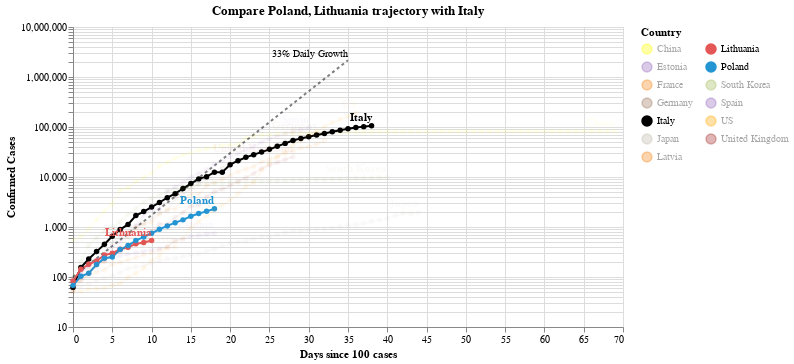

The code cell stored with this chart in its notebook:
### Code cell
#hide_input
chart2 = make_since_chart(['Poland', 'Lithuania'])
chart2

### Figure 1 — Vega-Lite specification as saved in the notebook (floating-point values rounded to 4 significant figures; data arrays with more than 128 entries replaced by an {"elided": "..."} marker saying what was removed)
{"config": {"view": {"continuousWidth": 400, "continuousHeight": 300}}, "layer": [{"mark": {"type": "line", "color": "black", "opacity": 0.5, "strokeDash": [3, 3]}, "encoding": {"x": {"type": "quantitative", "field": "Days since 100 cases"}, "y": {"type": "quantitative", "field": "Confirmed Cases"}}}, {"mark": {"type": "text", "align": "right", "dy": -6, "fontSize": 10, "text": "33% Daily Growth"}, "encoding": {"x": {"type": "quantitative", "field": "Days since 100 cases"}, "y": {"type": "quantitative", "field": "Confirmed Cases"}}, "transform": [{"filter": "(datum['Days since 100 cases'] >= 35)"}]}, {"data": {"name": "data-70b6115c8bacaa00c22240ce342727f3"}, "mark": {"type": "line", "point": true}, "encoding": {"color": {"type": "nominal", "field": "Country", "legend": {"columns": 2}, "scale": {"domain": ["China", "Estonia", "France", "Germany", "Italy", "Japan", "Latvia", "Lithuania", "Poland", "South Korea", "Spain", "US", "United Kingdom"], "range": ["yellow", "#9467bd", "#F58518", "#9D755D", "black", "#C1B7AD", "#F58518", "#E45756", "#2495D3", "#A1BA59", "#9467bd", "orange", "brown"]}}, "opacity": {"condition": {"value": 1, "selection": "selector005"}, "value": 0.05}, "tooltip": [{"type": "nominal", "field": "Country"}, {"type": "temporal", "field": "Date"}, {"type": "quantitative", "field": "Confirmed Cases"}, {"type": "quantitative", "field": "Days since 100 cases"}], "x": {"type": "quantitative", "field": "Days since 100 cases"}, "y": {"type": "quantitative", "field": "Confirmed Cases", "scale": {"type": "log"}}}, "selection": {"selector005": {"type": "multi", "fields": ["Country"], "bind": "legend", "init": [{"Country": "Poland"}, {"Country": "Lithuania"}, {"Country": "Italy"}]}}, "width": 550}, {"data": {"name": "data-70b6115c8bacaa00c22240ce342727f3"}, "mark": {"type": "text", "align": "right", "dy": -8, "fontWeight": "bold"}, "encoding": {"color": {"type": "nominal", "field": "Country", "legend": {"columns": 2}, "scale": {"domain": ["China", "Estonia", "France", "Germany", "Italy", "Japan", "Latvia", "Lithuania", "Poland", "South Korea", "Spain", "US", "United Kingdom"], "range": ["yellow", "#9467bd", "#F58518", "#9D755D", "black", "#C1B7AD", "#F58518", "#E45756", "#2495D3", "#A1BA59", "#9467bd", "orange", "brown"]}}, "opacity": {"condition": {"value": 1, "selection": "selector005"}, "value": 0.05}, "text": {"type": "nominal", "field": "Country"}, "tooltip": [{"type": "nominal", "field": "Country"}, {"type": "temporal", "field": "Date"}, {"type": "quantitative", "field": "Confirmed Cases"}, {"type": "quantitative", "field": "Days since 100 cases"}], "x": {"type": "quantitative", "field": "Days since 100 cases"}, "y": {"type": "quantitative", "field": "Confirmed Cases", "scale": {"type": "log"}}}, "transform": [{"filter": "(datum['Date'] >= 1585612800000)"}], "width": 550}], "data": {"name": "data-c1a3bbf4dd040f2e7e8e7a69520e3c2a"}, "title": "Compare Poland, Lithuania trajectory with Italy", "$schema": "https://vega.github.io/schema/vega-lite/v4.0.2.json", "datasets": {"data-c1a3bbf4dd040f2e7e8e7a69520e3c2a": [{"Days since 100 cases": 0, "Confirmed Cases": 100.0}, {"Days since 100 cases": 1, "Confirmed Cases": 133.0}, {"Days since 100 cases": 2, "Confirmed Cases": 176.9}, {"Days since 100 cases": 3, "Confirmed Cases": 235.3}, {"Days since 100 cases": 4, "Confirmed Cases": 312.9}, {"Days since 100 cases": 5, "Confirmed Cases": 416.2}, {"Days since 100 cases": 6, "Confirmed Cases": 553.5}, {"Days since 100 cases": 7, "Confirmed Cases": 736.1}, {"Days since 100 cases": 8, "Confirmed Cases": 979.1}, {"Days since 100 cases": 9, "Confirmed Cases": 1302.0}, {"Days since 100 cases": 10, "Confirmed Cases": 1732.0}, {"Days since 100 cases": 11, "Confirmed Cases": 2303.0}, {"Days since 100 cases": 12, "Confirmed Cases": 3064.0}, {"Days since 100 cases": 13, "Confirmed Cases": 4074.0}, {"Days since 100 cases": 14, "Confirmed Cases": 5419.0}, {"Days since 100 cases": 15, "Confirmed Cases": 7207.0}, {"Days since 100 cases": 16, "Confirmed Cases": 9586.0}, {"Days since 100 cases": 17, "Confirmed Cases": 12750.0}, {"Days since 100 cases": 18, "Confirmed Cases": 16960.0}, {"Days since 100 cases": 19, "Confirmed Cases": 22550.0}, {"Days since 100 cases": 20, "Confirmed Cases": 29990.0}, {"Days since 100 cases": 21, "Confirmed Cases": 39890.0}, {"Days since 100 cases": 22, "Confirmed Cases": 53060.0}, {"Days since 100 cases": 23, "Confirmed Cases": 70560.0}, {"Days since 100 cases": 24, "Confirmed Cases": 93850.0}, {"Days since 100 cases": 25, "Confirmed Cases": 124800.0}, {"Days since 100 cases": 26, "Confirmed Cases": 166000.0}, {"Days since 100 cases": 27, "Confirmed Cases": 220800.0}, {"Days since 100 cases": 28, "Confirmed Cases": 293700.0}, {"Days since 100 cases": 29, "Confirmed Cases": 390600.0}, {"Days since 100 cases": 30, "Confirmed Cases": 519500.0}, {"Days since 100 cases": 31, "Confirmed Cases": 690900.0}, {"Days since 100 cases": 32, "Confirmed Cases": 918900.0}, {"Days since 100 cases": 33, "Confirmed Cases": 1222000.0}, {"Days since 100 cases": 34, "Confirmed Cases": 1625000.0}, {"Days since 100 cases": 35, "Confirmed Cases": 2162000.0}], "data-70b6115c8bacaa00c22240ce342727f3": {"elided": "420 records"}}}
